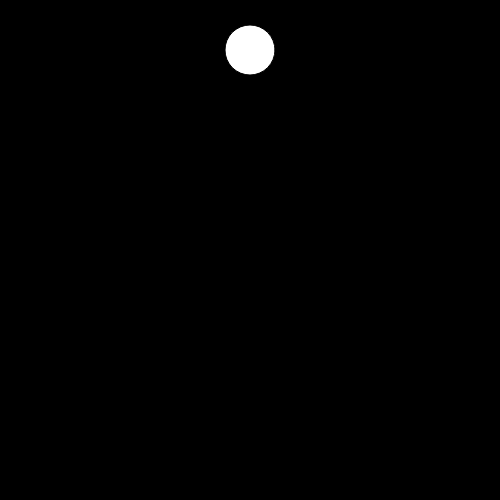
Frame 1 (no input)
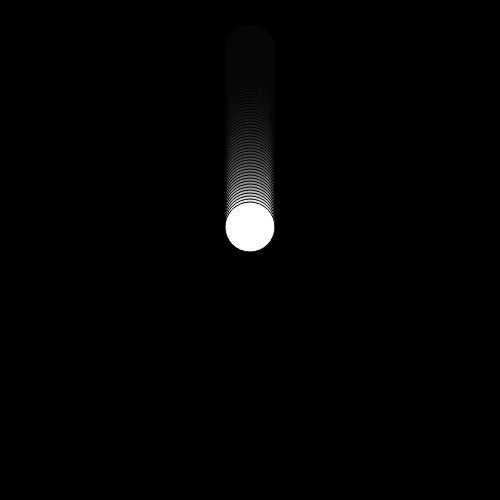
Frame 60 (no input)
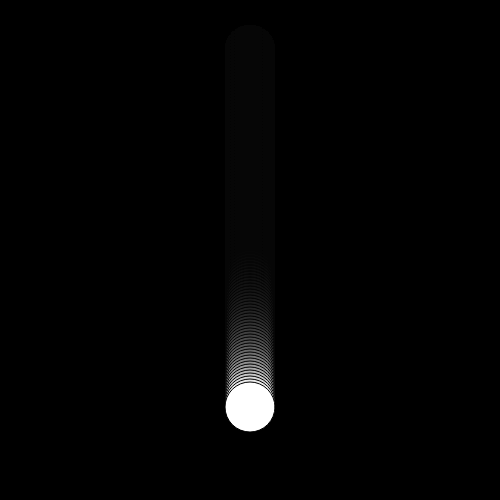
Frame 120 (the mouse pressed at the canvas centre since frame 60)

The p5.js sketch that drew these frames (run headless with seeded random() and noise() and a simulated clock; from frame 60 on, the mouse is pressed at the canvas centre):

// p5.js sketch
// ── sketch.js
let xPos = 250;
let yPos = 50;
 
function setup() {
   createCanvas(500, 500);
   background(0);
}
 
function draw() {
   background(0, 20);
    ellipse(xPos, yPos, 50, 50);
 
   yPos += 3;
 

   
}

function mouseClicked() {
    let r = random(0, 255);
    let g = random(0, 255);
    let b = random(0, 255);
    fill (r, g, b);
    ellipse(xPos, yPos, 50, 50);

    if (yPos > 525) {
        yPos = -50;
    }


}
